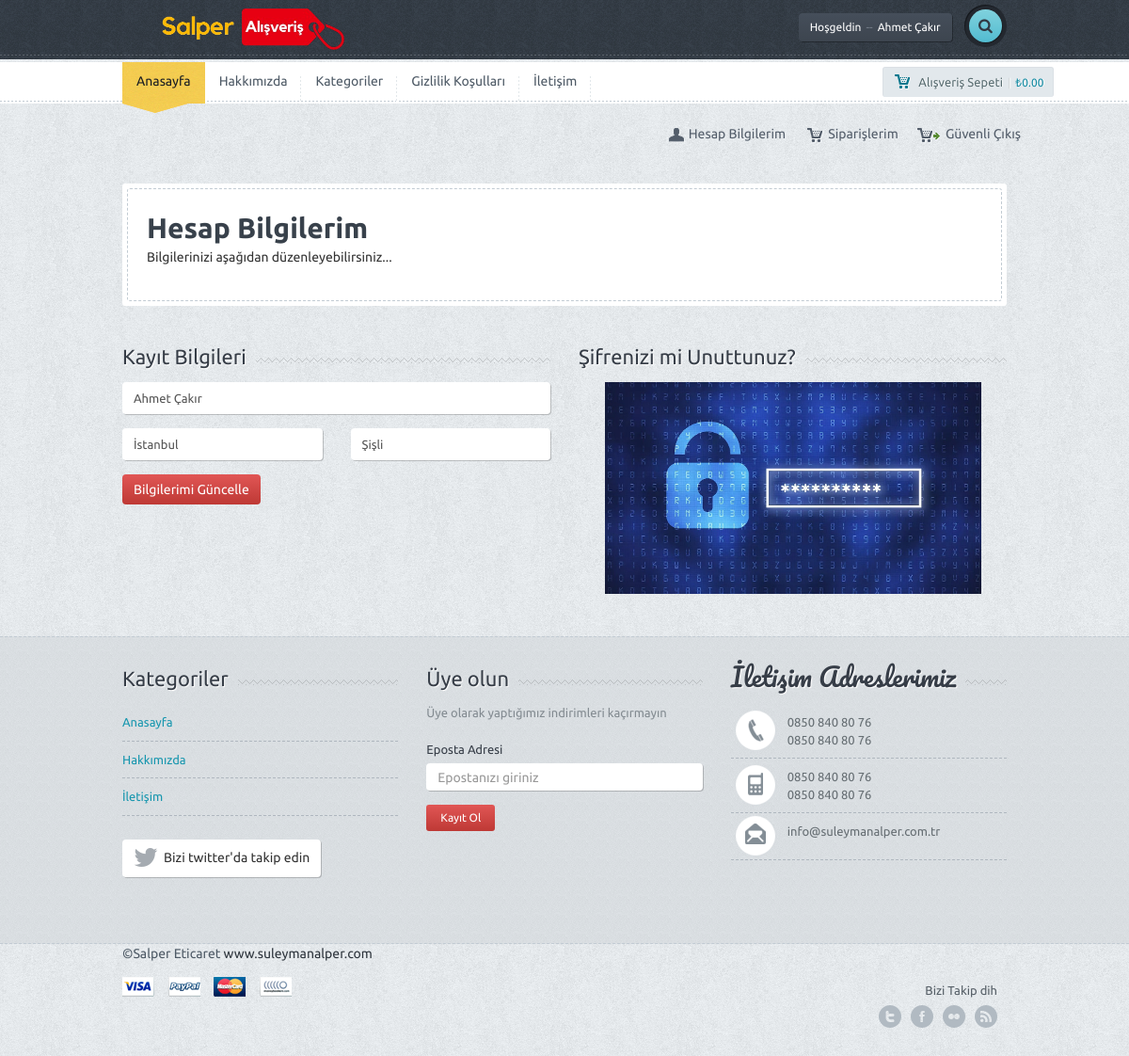
/eticaret/hesabim (signed in), run on the app's committed database.
### tables this page shows
CREATE TABLE `ayar` (
  `ayar_id` int(11) NOT NULL,
  `ayar_logo` varchar(250) NOT NULL,
  `ayar_url` varchar(50) NOT NULL,
  `ayar_title` varchar(250) NOT NULL,
  `ayar_description` varchar(250) NOT NULL,
  `ayar_keywords` varchar(50) NOT NULL,
  `ayar_author` varchar(50) NOT NULL,
  `ayar_tel` varchar(50) NOT NULL,
  `ayar_gsm` varchar(50) NOT NULL,
  `ayar_faks` varchar(50) NOT NULL,
  `ayar_mail` varchar(50) NOT NULL,
  `ayar_ilce` varchar(50) NOT NULL,
  `ayar_il` varchar(50) NOT NULL,
  `ayar_adres` varchar(250) NOT NULL,
  `ayar_mesai` varchar(250) NOT NULL,
  `ayar_maps` varchar(250) NOT NULL,
  `ayar_analystic` varchar(50) NOT NULL,
  `ayar_zopim` varchar(250) NOT NULL,
  `ayar_facebook` varchar(50) NOT NULL,
  `ayar_twitter` varchar(50) NOT NULL,
  `ayar_google` varchar(50) NOT NULL,
  `ayar_youtube` varchar(50) NOT NULL,
  `ayar_smtphost` varchar(50) NOT NULL,
  `ayar_smtpuser` varchar(50) NOT NULL,
  `ayar_smtppassword` varchar(50) NOT NULL,
  `ayar_smtpport` varchar(50) NOT NULL,
  `ayar_bakim` enum('0','1') NOT NULL DEFAULT '1'
);

CREATE TABLE `kullanici` (
  `kullanici_id` int(11) NOT NULL,
  `kullanici_zaman` datetime NOT NULL DEFAULT current_timestamp(),
  `kullanici_resim` varchar(250) NOT NULL,
  `kullanici_tc` varchar(50) NOT NULL,
  `kullanici_ad` varchar(50) NOT NULL,
  `kullanici_mail` varchar(100) NOT NULL,
  `kullanici_gsm` varchar(50) NOT NULL,
  `kullanici_password` varchar(50) NOT NULL,
  `kullanici_adsoyad` varchar(50) NOT NULL,
  `kullanici_adres` varchar(250) NOT NULL,
  `kullanici_il` varchar(100) NOT NULL,
  `kullanici_ilce` varchar(100) NOT NULL,
  `kullanici_unvan` varchar(100) NOT NULL,
  `kullanici_yetki` varchar(50) NOT NULL,
  `kullanici_durum` int(1) NOT NULL DEFAULT 1
);

CREATE TABLE `menu` (
  `menu_id` int(11) NOT NULL,
  `menu_ust` varchar(50) NOT NULL,
  `menu_ad` varchar(100) NOT NULL,
  `menu_detay` text NOT NULL,
  `menu_url` varchar(250) NOT NULL,
  `menu_sira` int(2) NOT NULL,
  `menu_durum` enum('0','1') NOT NULL,
  `menu_seourl` varchar(250) NOT NULL
);

### eticaret/hesabim.php (the view, shortened to what this page needs)
<?php include 'header.php'; ?>
<div class="container">
	<div class="row">
		<div class="col-md-12">
			<div class="page-title-wrap">
				<div class="page-title-inner">
					<div class="row">
						<div class="col-md-12">
							<div class="bigtitle">Hesap Bilgilerim</div>
							<p >Bilgilerinizi aşağıdan düzenleyebilirsiniz...</p>
						</div>
					</div>
				</div>
			</div>
		</div>
	</div>
	<form action="nedmin/netting/islem.php" method="POST" class="form-horizontal checkout" role="form">
		<div class="row">
			<div class="col-md-6">
				<div class="title-bg">
					<div class="title">Kayıt Bilgileri</div>
				</div>
				<div class="form-group dob">
					<div class="col-sm-12">
						<input type="text" class="form-control"  required="" name="kullanici_adsoyad"placeholder="Ad Soyad" value="<?php echo $kullanicicek['kullanici_adsoyad'] ?>">
					</div>
				</div>
				<div class="form-group dob">
					<div class="col-sm-6">
						<input type="text" class="form-control" name="kullanici_il"placeholder="İl" value="<?php echo $kullanicicek['kullanici_il'] ?>">
					</div>
					<div class="col-sm-6">
						<input type="text" class="form-control" name="kullanici_ilce"placeholder="İlçe"   value="<?php echo $kullanicicek['kullanici_ilce'] ?>">
					</div>
				</div>
				<button type="submit" name="kullanicibilgiguncelle" class="btn btn-default btn-red">Bilgilerimi Güncelle</button>
			</div>
			<div class="col-md-6">
				<div class="title-bg">
					<div class="title">Şifrenizi mi Unuttunuz?</div>
				</div>
				<center><a href="sifre-guncelle"><img width="400" src="dimg/passwords.jpg"></a></center>
			</div>
		</div>
	</div>
<div class="spacer"></div>
</div>
<?php include 'footer.php'; ?>

### eticaret/header.php (shortened to what this page needs)
<?php
include 'nedmin/netting/baglan.php';
$ayarsor = $db->prepare("SELECT * FROM ayar where ayar_id=:id");
$ayarsor->execute(array(
  'id' => 0
));
$ayarcek = $ayarsor->fetch(PDO::FETCH_ASSOC);
if (isset($_SESSION['userkullanici_mail'])) {
  $kullanicisor = $db->prepare("SELECT * FROM kullanici where kullanici_mail=:mail");
  $kullanicisor->execute(array(
    'mail' => $_SESSION['userkullanici_mail']
  ));
  $kullanicicek = $kullanicisor->fetch(PDO::FETCH_ASSOC);
} else {
  $kullanicicek = null;
}
?>
<!DOCTYPE html>
<html lang="en">
<head>
  <link href='font-awesome\css\font-awesome.css' rel="stylesheet" type="text/css">
  <link href="bootstrap\css\bootstrap.min.css" rel="stylesheet">
  <link rel="stylesheet" type="text/css" href="css/animate.css">
  <link rel="stylesheet" href="style.css">
  <link rel="stylesheet" href="css\owl.carousel.css">
  <link rel="stylesheet" href="css\owl.transitions.css">
</head>
<body>
  <div id="wrapper">
    <div class="header">
      <div class="container">
        <div class="row">
          <div class="col-xs-6 col-md-4 main-logo animated shake">
            <a href="index.php"><img width="250" src="<?php echo $ayarcek['ayar_logo'] ?>" alt="Site Logosu" class="logo img-responsive"></a>
          </div>
          <div class="col-md-8">
            <div class="pushright">
              <div class="top">
                <?php
                if (!isset($_SESSION['userkullanici_mail'])) { ?>
                  <a href="#" id="reg" class="btn btn-default btn-dark">Giriş Yap<span>-- yada --</span>Kayıt Ol</a>
                <?php } else { ?>
                  <a href="#" class="btn btn-default btn-dark">Hoşgeldin<span>--</span><?php echo $kullanicicek['kullanici_adsoyad'] ?></a>
                <?php } ?>
                <div class="srch-wrap">
                  <a href="#" id="srch" class="btn btn-default btn-search"><i class="fa fa-search"></i></a>
                </div>
              </div>
            </div>
          </div>
        </div>
      </div>
      <div class="dashed"></div>
    </div>
    <div class="main-nav">
      <div class="navbar navbar-default navbar-static-top">
        <div class="container">
          <div class="row">
            <div class="col-md-10">
              <div class="navbar-collapse collapse">
                <ul class="nav navbar-nav">
                  <li><a href="index.php" class="active">Anasayfa</a>
                    <div class="curve"></div>
                  </li>
                  <?php
                  $menusor = $db->prepare("SELECT * FROM menu where menu_durum=:durum order by menu_sira ASC limit 5");
                  $menusor->execute(array(
                    'durum' => 1
                  ));
                  while ($menucek = $menusor->fetch(PDO::FETCH_ASSOC)) {
                  ?>
                    <li><a href="
        <?php
                    if (!empty($menucek['menu_url'])) {
                      echo $menucek['menu_url'];
                    } else {
                      echo "sayfa-" . seo($menucek['menu_ad']);
                    }
        ?>
        "><?php echo $menucek['menu_ad'] ?></a></li>
                  <?php } ?>
                </ul>
              </div>
            </div>
            <div class="col-md-2 machart">
              <button id="popcart" class="btn btn-default btn-chart btn-sm "><span class="mychart">Alışveriş Sepeti</span>|<span class="allprice">₺0.00</span></button>
            </div>
            <?php
            if (isset($_SESSION['userkullanici_mail'])) { ?>
              <ul class="small-menu">
                <li><a href="hesabim" class="myacc">Hesap Bilgilerim</a></li>
                <li><a href="siparislerim" class="myshop">Siparişlerim</a></li>
                <li><a href="logout" class="mycheck">Güvenli Çıkış</a></li>
              </ul>
            <?php }
            ?>
          </div>
        </div>
      </div>
    </div>

### eticaret/footer.php (shortened to what this page needs)
<div class="f-widget">
		<div class="container">
			<div class="row">
				<div class="col-md-4">
					<div class="title-widget-bg">
						<div class="title-widget">Kategoriler</div>
					</div>
					<ul class="tweets">
					<li><a href="index.php" >Anasayfa</a></li>
					<li><a href="hakkimizda.php" >Hakkımızda</a></li>
					<li><a href="iletisim.php" >İletişim</a></li>
					</ul>
					<a href="https://x.com/" class="btn btn-default btn-follow"><i class="fa fa-twitter fa-2x"></i><div>Bizi twitter'da takip edin</div></a>
				</div>
				<div class="col-md-4">
					<div class="title-widget-bg">
						<div class="title-widget">Üye olun</div>
					</div>
					<div class="newsletter">
						<p>
							Üye olarak yaptığımız indirimleri kaçırmayın
						</p>
						<form role="form">
							<div class="form-group">
								<label>Eposta Adresi</label>
								<input type="email" class="form-control newstler-input" id="exampleInputEmail1" placeholder="Epostanızı giriniz">
								<button class="btn btn-default btn-red btn-sm">Kayıt Ol</button>
							</div>
						</form>
					</div>
				</div>
				<div class="col-md-4">
					<div class="title-widget-bg">
						<div class="title-widget-cursive">İletişim Adreslerimiz</div>
					</div>
					<ul class="contact-widget">
						<li class="fphone"><?php echo $ayarcek['ayar_tel']; ?> <br> <?php echo $ayarcek['ayar_faks']; ?></li>
						<li class="fmobile"><?php echo $ayarcek['ayar_gsm']; ?><br><?php echo $ayarcek['ayar_gsm']; ?></li>
						<li class="fmail lastone"><?php echo $ayarcek['ayar_mail']; ?></li>
					</ul>
				</div>
			</div>
			<div class="spacer"></div>
		</div>
	</div>
	<div class="footer">
		<div class="container">
			<div class="row">
				<div class="col-md-9">
					<div class="f-credit">&copy;<?php echo $ayarcek['ayar_author'] ?> <a href="https://suleymanalper.com">www.suleymanalper.com</a></div>
					<a href=""><div class="payment visa"></div></a>
					<a href=""><div class="payment paypal"></div></a>
					<a href=""><div class="payment mc"></div></a>
					<a href=""><div class="payment nh"></div></a>
				</div>
				<div class="col-md-3">
					<div class="followon">Bizi Takip dih</div>
					<div class="fsoc">
						<a href="http://<?php echo $ayarcek['ayar_twitter']; ?>" class="ftwitter">twitter</a>
						<a href="http://<?php echo $ayarcek['ayar_facebook']; ?>" class="ffacebook">facebook</a>
						<a href="http://<?php echo $ayarcek['ayar_youtube']; ?>" class="fflickr">Youtube</a>
						<a href="http://<?php echo $ayarcek['ayar_google']; ?>" class="ffeed">Google</a>
					</div>
					<div class="clearfix"></div>
				</div>
			</div>
		</div>
	</div>
  </body>
</html>

### data on the page
ayar: ayar_logo (picture), ayar_tel "0850 840 80 76", ayar_faks "0850 840 80 76", ayar_gsm "0850 840 80 76", ayar_mail "info@suleymanalper.com.tr", ayar_author "Salper Eticaret"
kullanici: kullanici_adsoyad "Ahmet Çakır", kullanici_il "İstanbul", kullanici_ilce "Şişli"
menu: menu_ad "Hakkımızda"
menu: menu_ad "Kategoriler"
menu: menu_ad "Gizlilik Koşulları"
menu: menu_ad "İletişim"
